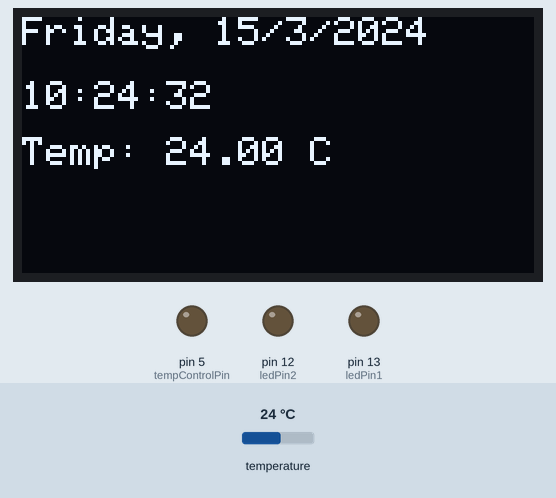
Simulated run of this sketch. Board: Arduino Uno, built with avr-gcc and run on an emulated ATmega328P. Parts: 128×64 one-colour display, output pins drawn as LEDs (lit = HIGH). The inputs (shaded band) are chosen by the test bench; at power-on: temperature 24 °C. The local clock reads 2024-03-15 10:24:30 at power-on unless the sketch sets it.

Above: at 3.5 s.
3.6 s: temperature set to 20.3 °C
At 4.6 s:
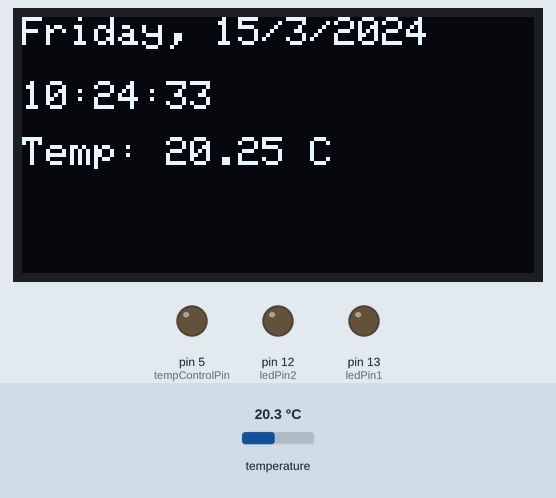
6.3 s: temperature set to 19 °C
At 7.6 s:
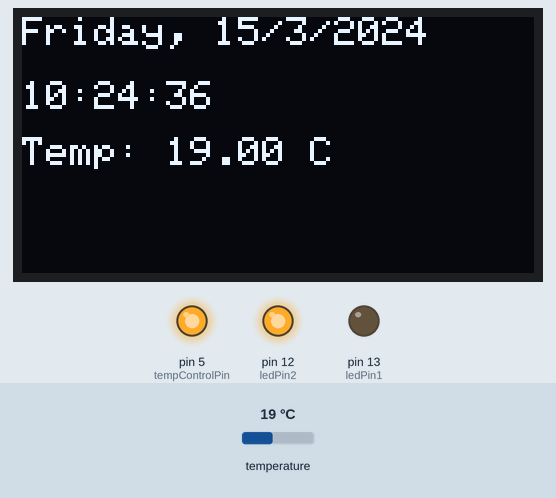
10.5 s: temperature set to 24.4 °C
At 11.1 s:
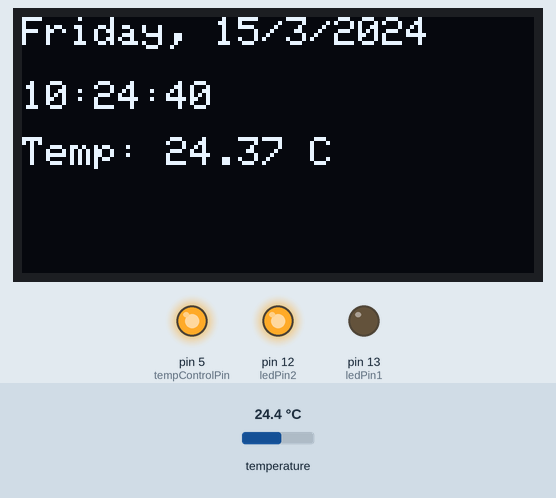
13.3 s: temperature set to 25.9 °C
At 14.6 s:
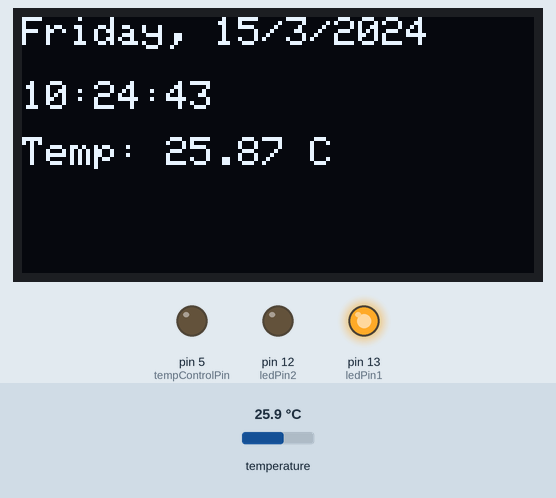
Timing chart, 0 to 16.3 s (numbered marks = the images above; inputs shaded):
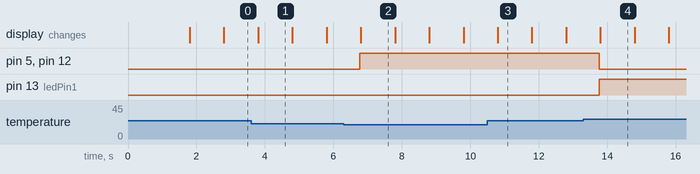

Measured:
- the behaviour switches between 19.5 and 19.4 °C on temperature (found by bisection; images 1 and 2)
- the behaviour switches between 25 and 25.1 °C on temperature (found by bisection; images 3 and 4)
- after the input at 6.3 s, pin 5 (tempControlPin), pin 12 (ledPin2): LOW → HIGH after 0.47 s
- after the input at 13.3 s, pin 5 (tempControlPin), pin 12 (ledPin2): HIGH → LOW after 0.47 s; pin 13 (ledPin1): LOW → HIGH after 0.47 s
- what the display in image 1 shows lasts 1.0 s, from 3.8 s to 4.8 s

The sketch:

main.ino
```cpp
#include <Wire.h>
#include <RTClib.h>
#include <Adafruit_GFX.h>
#include <Adafruit_SSD1306.h>
#include <OneWire.h>
#include <DallasTemperature.h>

#define SCREEN_WIDTH 128
#define SCREEN_HEIGHT 64
#define OLED_RESET    -1

RTC_DS1307 rtc;
Adafruit_SSD1306 display(SCREEN_WIDTH, SCREEN_HEIGHT, &Wire, OLED_RESET);

char daysOfTheWeek[7][12] = {"Sunday", "Monday", "Tuesday", "Wednesday", "Thursday", "Friday", "Saturday"};

const int ledPin1 = 13;
const int ledPin2 = 12;
const int oneWireBus = 4;
OneWire oneWire(oneWireBus);
DallasTemperature sensors(&oneWire);

const int tempControlPin = 5; // Definiowanie pinu kontrolującego temperaturę

unsigned long previousMillis = 0;
const long interval = 1000;

void setup() {
  Serial.begin(115200);

#ifndef ESP32
  while (!Serial);
#endif

  pinMode(ledPin1, OUTPUT);
  pinMode(ledPin2, OUTPUT);
  pinMode(tempControlPin, OUTPUT);

  if (!rtc.begin()) {
    Serial.println("Couldn't find RTC");
    while (1) delay(10);
  }

  if (!rtc.isrunning()) {
    Serial.println("RTC is NOT running, let's set the time!");
    rtc.adjust(DateTime(F(__DATE__), F(__TIME__)));
  }

  if (!display.begin(SSD1306_SWITCHCAPVCC, 0x3C)) {
    Serial.println(F("SSD1306 allocation failed"));
    for (;;);
  }

  sensors.begin();


  display.clearDisplay();
  display.setTextSize(1);
  display.setTextColor(SSD1306_WHITE);
}

void loop() {
  unsigned long currentMillis = millis();

  if (currentMillis - previousMillis >= interval) {
    previousMillis = currentMillis;

    sensors.requestTemperatures();
    float temperatureC = sensors.getTempCByIndex(0);

    if (temperatureC == DEVICE_DISCONNECTED_RAW) {
      Serial.println("Błąd odczytu temperatury!");
    }
else{
// Odczyt aktualnej daty i czasu
    DateTime now = rtc.now();
    int month = now.month();
// Logika sterowania grzejnikiem w sezonie grzewczym
    bool isHeatingSeason = (month >= 10) || (month <= 4); // Październik do Kwietnia

  if (isHeatingSeason) {
     // Ustawienie pinu na wysoki poziom, jeśli temperatura jest poniżej 19 stopni
    // i na niski poziom, jeśli temperatura przekracza 24 stopnie
    if (temperatureC < 19.5) {
      digitalWrite(tempControlPin, HIGH);
      digitalWrite(ledPin1, LOW);
      digitalWrite(ledPin2, HIGH);
    } else if (temperatureC > 25) {
      digitalWrite(tempControlPin, LOW);
      digitalWrite(ledPin1,HIGH);
      digitalWrite(ledPin2, LOW);
    }
  }
}
    DateTime now = rtc.now();

    display.clearDisplay();
    display.setCursor(0,0);

    display.print(daysOfTheWeek[now.dayOfTheWeek()]);
    display.print(", ");
    display.print(now.day(), DEC);
    display.print('/');
    display.print(now.month(), DEC);
    display.print('/');
    display.print(now.year(), DEC);
    display.print(" \n\n");
    display.print(now.hour(), DEC);
    display.print(':');
    display.print(now.minute(), DEC);
    display.print(':');
    display.println(now.second(), DEC);

    display.setCursor(0, 30);
    if (temperatureC != DEVICE_DISCONNECTED_RAW) {
      display.print("Temp: ");
      display.print(temperatureC);
      display.println(" C");
    } else {
      display.println("Błąd czujnika!");
    }

    display.display();
  }
}
```
